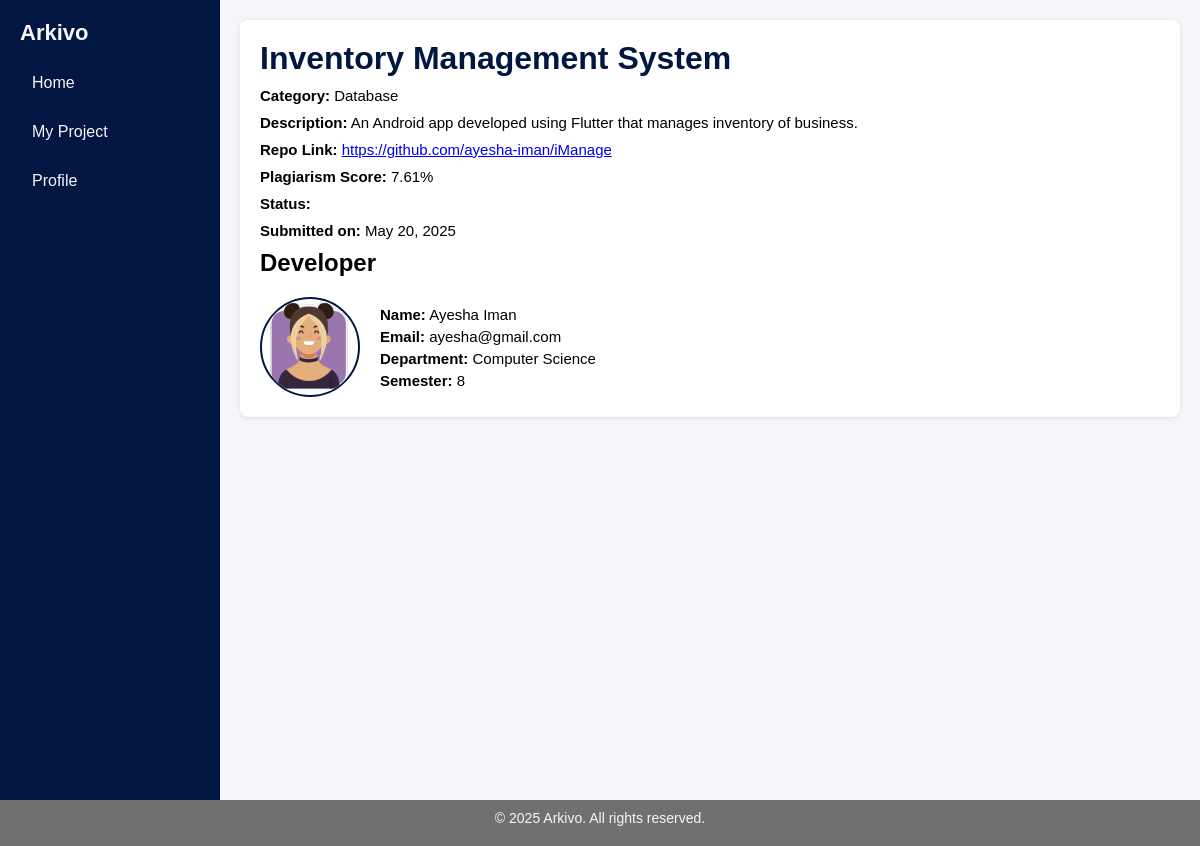
/project/1/ (signed in), run on the app's committed database.
### displayApp/models.py (models this page shows, shortened)
class Project(models.Model):
    STATUS_CHOICES = [
        ('PENDING', 'Pending'),
        ('GRADED', 'Graded'),
    ]
    PROJECT_CATEGORIES = [
        ('Database', 'Database'),
        ('Web Development', 'Web Development'),
        ('Mobile App', 'Mobile App'),
        ('AI/ML', 'AI/ML'),
        ('Networking', 'Networking'),
        ('Security', 'Security'),
    ]
    project_id = models.AutoField(auto_created=True, primary_key=True)
    title = models.CharField(max_length=200)
    project_category = models.CharField(max_length=200, choices=PROJECT_CATEGORIES, default='Database')
    description = models.TextField()
    repo_link = models.URLField()
    srs_file = models.FileField(upload_to='files/srs/', validators=[validate_file_ext])
    sdd_file = models.FileField(upload_to='files/sdd/', validators=[validate_file_ext])
    ui_ux_file = models.FileField(upload_to='files/ui_ux/', validators=[validate_file_ext])
    plagiarism_score = models.FloatField(default=0.0)
    grade_status = models.CharField(max_length=20, choices=STATUS_CHOICES, default='GRADED')
    student_id = models.ForeignKey(User, on_delete=models.CASCADE)
    created_at = models.DateTimeField(auto_now_add=True)
    updated_at = models.DateTimeField(auto_now_add=True)

class User(AbstractUser):
    ROLE_CHOICES = [
        ('Student', 'Student'),
        ('Supervisor', 'Supervisor'),
        ('Admin', 'Admin')
    ]
    role = models.CharField(max_length=200, choices=ROLE_CHOICES, default='Student')
    Department_CHOICES = [
        ('CS', 'Computer Science'),
        ('IT', 'Information Technology'),
        ('SE', 'Software Engineering'),
        ('IS', 'Information Security'),
        ('AI', 'Artificial Intelligence'),
    ]
    department = models.CharField(
        max_length=2,                          # must be at least as long as your longest key
        choices=Department_CHOICES,
        blank=False,                           # makes it required
        null=False,
        default='IT'
    )
    roll_number = models.CharField(max_length=50, unique=True)
    semester = models.IntegerField(blank=True, null=True, default=0)
    profile_picture = models.ImageField(upload_to='profile_pics/', blank=True, null=True)
    created_at = models.DateTimeField(auto_now_add=True)
    created_by = models.CharField(max_length=200)
    updated_at = models.DateTimeField(auto_now_add=True)
    REQUIRED_FIELDS = ['roll_number']

### displayApp/views.py (the view)
# urls.py: path('project/<int:project_id>/', views.project_detail, name='project_detail'),
@login_required
def project_detail(request, project_id):
    project = get_object_or_404(Project, pk=project_id)
    return render(request, 'project_view.html', {'project': project})

### displayApp/templates/project_view.html (shortened to what this page needs)
{% extends "index.html" %}
{% load static %}
{% block content %}
<div class="project-detail-container">
  <h1>{{ project.title }}</h1>
  <div class="project-info-box">
    <p><strong>Category:</strong> {{ project.get_project_category_display }}</p>
    <p><strong>Description:</strong> {{ project.description }}</p>
    <p><strong>Repo Link:</strong> <a href="{{ project.repo_link }}" target="_blank">{{ project.repo_link }}</a></p>
    <p><strong>Plagiarism Score:</strong> {{ project.plagiarism_score }}%</p>
    <p><strong>Status:</strong> {{ project.get_grade_status_display }}</p>
    <p><strong>Submitted on:</strong> {{ project.created_at|date:"F j, Y" }}</p>
  </div>
  <h2>Developer</h2>
  <div class="developer-box">
    {% if project.student_id.profile_picture %}
      <img src="{{ project.student_id.profile_picture.url }}" class="profile-pic" alt="Profile Picture">
    {% else %}
      <img src="{% static 'images/Avatars1.png' %}" class="profile-pic" alt="Default Avatar">
    {% endif %}
    <div class="developer-details">
      <p><strong>Name:</strong> {{ project.student_id.get_full_name|default:project.student_id.username }}</p>
      <p><strong>Email:</strong> {{ project.student_id.email }}</p>
      <p><strong>Department:</strong> {{ project.student_id.get_department_display }}</p>
      <p><strong>Semester:</strong> {{ project.student_id.semester }}</p>
    </div>
  </div>
</div>
{% endblock %}

### displayApp/templates/index.html (shortened to what this page needs)
{% load static %}
<!DOCTYPE html>
<html lang="en">
<head>
  <link rel="stylesheet" href="{% static 'css/index.css' %}">
</head>
<body>
  <div class="container">
    <aside class="sidebar">
      <h2>Arkivo</h2>
      <nav>
        <ul>
            <li class="{% if request.path == '/home/' %}active{% endif %}">
                <a href="{% url 'home' %}">Home</a>
            </li>
            <li class="{% if request.path == '/myproject/' %}active{% endif %}">
                <a href="{% url 'myproject' %}">My Project</a>
            </li>
            <li class="{% if request.path == '/profile/' %}active{% endif %}">
                <a href="{% url 'profile' %}">Profile</a>
            </li>
        </ul>
      </nav>
    </aside>
    <main class="main-content">
      {% block content %}{% endblock %}
    </main>
  </div>
  <footer class="footer">
    <div class="footer-container">
      <p>&copy; 2025 Arkivo. All rights reserved.</p>
    </div>
  </footer>
</body>
</html>

### displayApp/static/css/index.css (style rules this page uses)
* { margin: 0; padding: 0; box-sizing: border-box; }
body { font-family: Arial, sans-serif; background-color: #f5f6fa; }
.container { display: flex; min-height: 100vh; }
.sidebar { width: 220px; background-color: #011640; color: #f5f6fa; padding: 20px; }
.sidebar h2 { margin-bottom: 20px; font-size: 22px; }
.sidebar nav ul { list-style: none; }
.sidebar nav ul li { margin-bottom: 15px; }
.sidebar nav ul li a { display: flex; align-items: center; padding: 8px 12px; margin-bottom: 8px; color: #f5f6fa; text-decoration: none; }
.main-content { max-width: 100%; flex-grow: 1; padding: 20px; }
.footer { background-color: #707070; color: #f5f6fa; padding: 10px 0; text-align: center; margin-top: auto; }
.footer-container { max-width: 1200px; margin: 0 auto; padding: 0 20px; }
.footer p { margin-bottom: 10px; font-size: 14px; }
.project-detail-container { padding: 20px; background: #fff; border-radius: 8px; box-shadow: 0 1px 4px rgba(0,0,0,0.1); }
.project-detail-container h1 { color: #011640; margin-bottom: 10px; }
.project-info-box p, .developer-box p { margin: 10px 0; font-size: 15px; }
.developer-box { display: flex; align-items: center; gap: 20px; margin-top: 20px; }
.profile-pic { width: 100px; height: 100px; border-radius: 50%; object-fit: cover; border: 2px solid #011640; }
.developer-details p { margin: 5px 0; }

### data on the page
Project: title "Inventory Management System", project_category "Database", description "An Android app developed using Flutter that manages inventory of business.", repo_link "https://github.com/ayesha-iman/iManage", plagiarism_score "7.61", created_at "May 20, 2025", student_id.get_full_name "Ayesha Iman", student_id.email "ayesha@gmail.com", student_id.department "Computer Science", student_id.semester "8"
